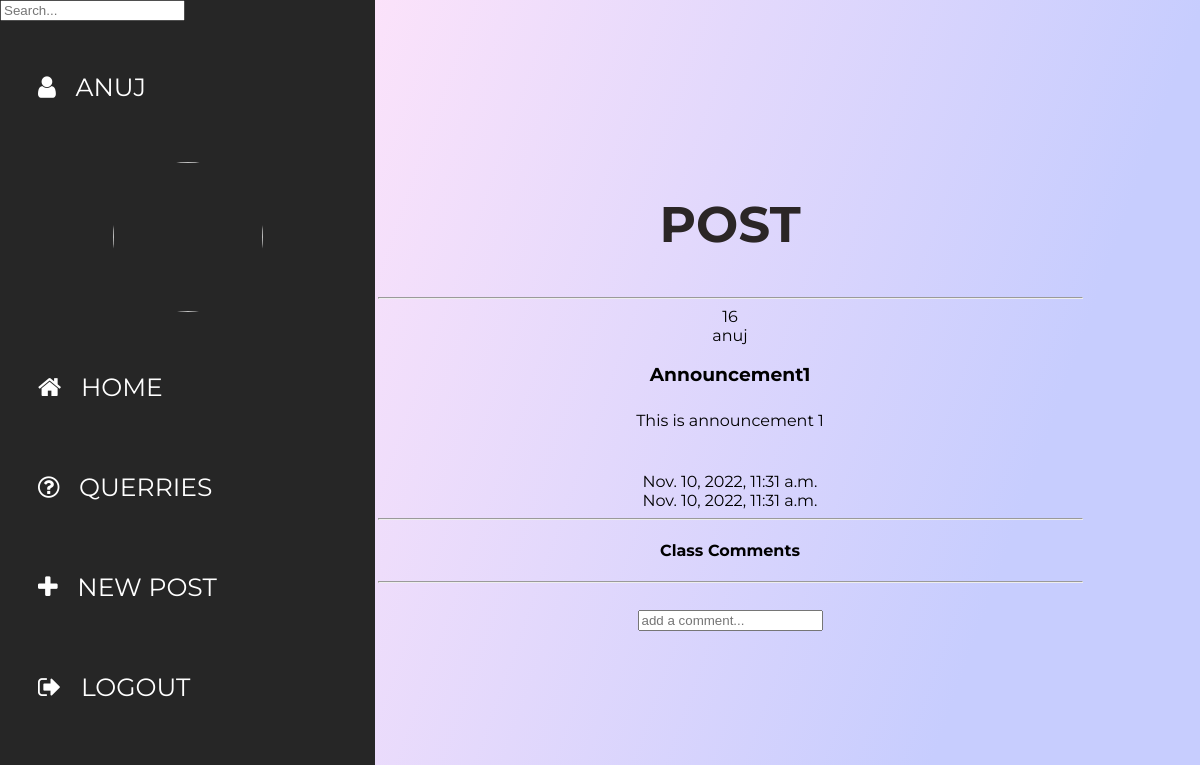
Page /post/16/ (signed in) on the committed database.
### home/models.py (models this page shows, shortened)
class Post(models.Model):
    author = models.ForeignKey(User, on_delete=models.CASCADE, null=True)
    title = models.CharField(max_length=200)
    description = models.TextField(null=True, blank=True)
    image = models.ImageField(null=True, blank=True, upload_to='images/')
    created = models.DateTimeField(auto_now_add=True)
    updated = models.DateTimeField(auto_now=True)
    class Meta:
        ordering = ['-updated', '-created']

### home/views.py (the view, shortened to what this page needs)
# urls.py: path('post/<str:pid>/', views.post, name='post'),
@login_required(login_url='login')
def post(request, pid):
    post = Post.objects.get(id=pid)
    comments = post.comments_set.all()
    context = {'post' : post, 'comments' : comments}
    return render(request, 'home/post.html', context)

### home/templates/home/post.html (shortened to what this page needs)
{% extends 'index.html' %}
{% block content %}
<head>
</head>
<div class="wrapper">
    <div class="section">
        <div class="box-area">
            <h2 style="color: #2b2626">Post</h2>
            <hr>
            {{ post.id }} <br>
            {{ post.author }} <br>
            <h3>{{ post.title }} </h3>
            {{ post.description|linebreaks }} <br>
            {{ post.created }} <br>
            {{ post.updated }} <br>
            <hr>
            <div class="comments">
                <h4>Class Comments</h3>
            </div>
            <hr> <br>
            <div class="comment-form">
                <form method="POST" action="">
                    <input type="text" name="body" placeholder="add a comment...">
                </form>
            </div>
        </div>
    </div>
</div>
{% endblock content %}

### templates/navbar.html (shortened to what this page needs)
<link href="https://cdnjs.cloudflare.com/ajax/libs/font-awesome/4.7.0/css/font-awesome.css" rel="stylesheet">
{% if request.user.is_authenticated %}
<nav>
    <ul>
        <form method="GET" action="{% url 'home' %}">
            <input type="text" , name="q" , placeholder="Search...">
        </form>
        <li>
            <a href="/"><i class="fa fa-user"></i>   {{ request.user.first_name }}</a>
        </li>
        <li class="logo"><img alt=""
                src="https://upload.wikimedia.org/wikipedia/en/a/ae/Devi_Ahilya_Vishwavidyalaya_Logo.png">
        </li>
        <li>
            <a href="/"><i class="fa fa-home"></i>   home</a>
        </li>
        <li>
            <a href="/#"><i class="fa fa-question-circle-o" aria-hidden="true"></i>   querries</a>
        </li>
        {% if request.user.is_staff %}
        <li>
            <a href="/new-post"><i class="fa fa-plus" aria-hidden="true"></i>   new post</a>
        </li>
        {% endif %}
        <li>
            <a href="/logout"><i class="fa fa-sign-out"></i>   Logout</a>
        </li>
    </ul>
</nav>
{% endif %}

### templates/navbar.html (style rules this page uses)
nav ul { margin: 0; padding: 0; height: 100%; width: 375px; position: fixed; top: 0; left: 0; background-color: #262626; }
nav ul li { list-style: none; }
nav ul li a { display: block; font-family: 'Montserrat', sans-serif; text-decoration: none; text-transform: uppercase; font-size: 25px; color: #fff; position: relative; padding: 35px 0 35px 38px; }
nav ul li a:before { content: ''; position: absolute; top: 0px; right: 0px; width: 0%; height: 100%; background: #e3e9f7; border-radius: 40px 0px 0px 40px; z-index: -1; transition: all 300ms ease-in-out; }
.wrapper { margin-left: 260px; }
.section { display: grid; place-items: center; min-height: 100vh; text-align: center; }
.box-area h2 { text-transform: uppercase; font-size: 50px; }
.box-area p { line-height: 2; }
.box-area { width: 75%; }
.logo { width: 150px; height: 150px; border-radius: 50%; overflow: hidden; margin: 25px auto; }
.logo img { width: 100%; }

### rows in the picture
Post: id "16", author "anuj", title "Announcement1", description "This is announcement 1", created "Nov. 10, 2022, 11:31 a.m.", updated "Nov. 10, 2022, 11:31 a.m."

### other values in the picture
{{ request.user.first_name }} "ANUJ"
